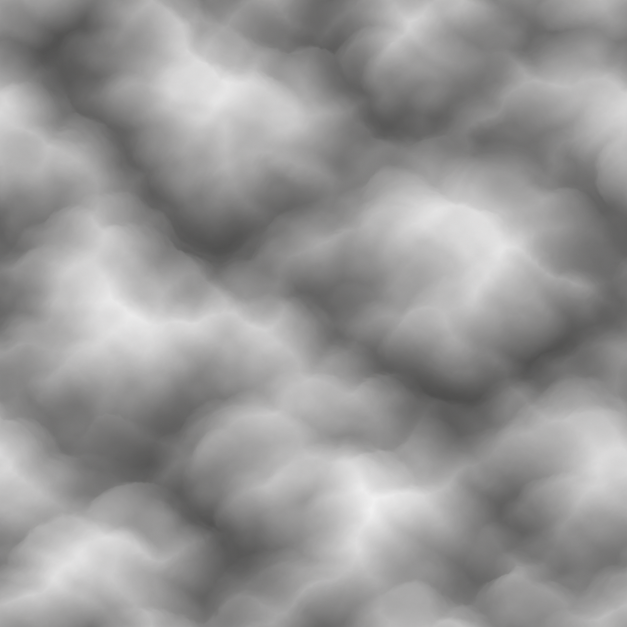
#> input picture assets/pnt/vfx/hammer-smoke-noise.png, 1254 x 1254 px (shown at 1/2 size)
$ python bake-smoke-noise.py
#> lines starting #> are read from the running program, lines starting #| are printed output that depends on the picture
"""Bake the generated smoke height map to a small, synchronous runtime grid.

Run with Pillow installed: python tools/bake-smoke-noise.py
The PNG remains the editable source; browsers need no image decode or GPU texture.
"""
from pathlib import Path
from PIL import Image

root = Path(__file__).resolve().parents[1]
image = Image.open(root / 'assets/pnt/vfx/hammer-smoke-noise.png').convert('L')
grid = image.resize((64, 64), Image.Resampling.LANCZOS)
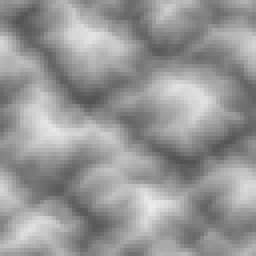
#> grid: PIL image 64x64 L (shown 4 times larger); min 82, max 235, mean 151
values = list(grid.tobytes())
#> values = 4096 values, max 235 at index 3301, min 82 at index 2605, mean 151
rows = [','.join(map(str, values[i:i+64])) for i in range(0, len(values), 64)]
output = '// Generated by tools/bake-smoke-noise.py from assets/pnt/vfx/hammer-smoke-noise.png.\n'
output += 'export const smokeNoiseSize=64;\nexport const smokeNoiseHeights=new Uint8Array([\n'
output += ',\n'.join(rows) + '\n]);\n'
(root / 'src/pnt/smoke-noise-data.js').write_text(output, encoding='utf-8')
